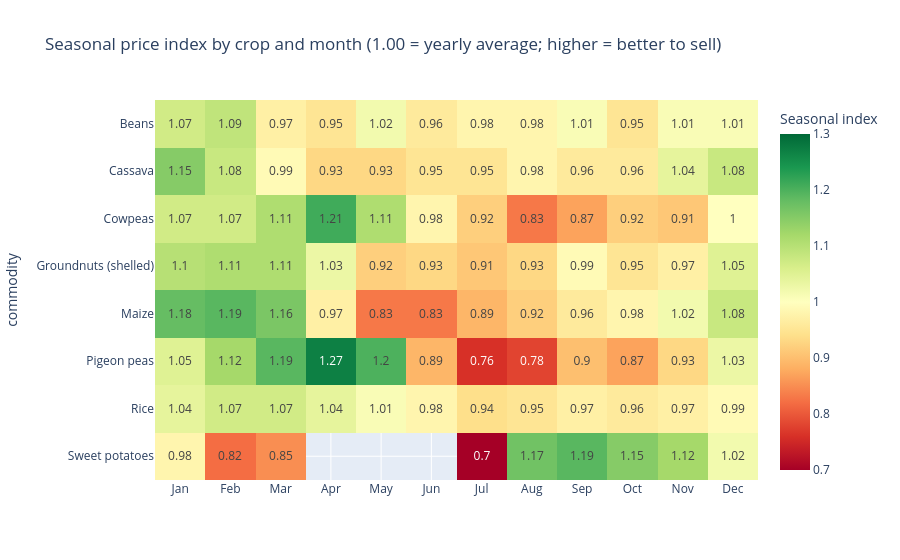

The cell this chart's notebook holds for it:
### Code cell
fig = px.imshow(index.round(2), text_auto=True, aspect="auto", color_continuous_scale="RdYlGn",
                color_continuous_midpoint=1.0,
                labels=dict(color="Seasonal index"),
                title="Seasonal price index by crop and month (1.00 = yearly average; higher = better to sell)")
fig.show()
fig.write_html(OUT / "seasonal_index_heatmap.html")

### Figure 1 — Plotly figure (JSON) as saved in the notebook; plotly's stock layout.template omitted (floating-point values rounded to 4 significant figures)
{"data": [{"coloraxis": "coloraxis", "hovertemplate": "x: %{x}<br>commodity: %{y}<br>Seasonal index: %{z}<extra></extra>", "name": "0", "texttemplate": "%{z}", "type": "heatmap", "x": ["Jan", "Feb", "Mar", "Apr", "May", "Jun", "Jul", "Aug", "Sep", "Oct", "Nov", "Dec"], "xaxis": "x", "y": ["Beans", "Cassava", "Cowpeas", "Groundnuts (shelled)", "Maize", "Pigeon peas", "Rice", "Sweet potatoes"], "yaxis": "y", "z": [[1.07, 1.09, 0.97, 0.95, 1.02, 0.96, 0.98, 0.98, 1.01, 0.95, 1.01, 1.01], [1.15, 1.08, 0.99, 0.93, 0.93, 0.95, 0.95, 0.98, 0.96, 0.96, 1.04, 1.08], [1.07, 1.07, 1.11, 1.21, 1.11, 0.98, 0.92, 0.83, 0.87, 0.92, 0.91, 1.0], [1.1, 1.11, 1.11, 1.03, 0.92, 0.93, 0.91, 0.93, 0.99, 0.95, 0.97, 1.05], [1.18, 1.19, 1.16, 0.97, 0.83, 0.83, 0.89, 0.92, 0.96, 0.98, 1.02, 1.08], [1.05, 1.12, 1.19, 1.27, 1.2, 0.89, 0.76, 0.78, 0.9, 0.87, 0.93, 1.03], [1.04, 1.07, 1.07, 1.04, 1.01, 0.98, 0.94, 0.95, 0.97, 0.96, 0.97, 0.99], [0.98, 0.82, 0.85, NaN, NaN, NaN, 0.7, 1.17, 1.19, 1.15, 1.12, 1.02]]}], "layout": {"coloraxis": {"autocolorscale": false, "cmid": 1.0, "colorbar": {"title": {"text": "Seasonal index"}}, "colorscale": [[0.0, "rgb(165,0,38)"], [0.1, "rgb(215,48,39)"], [0.2, "rgb(244,109,67)"], [0.3, "rgb(253,174,97)"], [0.4, "rgb(254,224,139)"], [0.5, "rgb(255,255,191)"], [0.6, "rgb(217,239,139)"], [0.7, "rgb(166,217,106)"], [0.8, "rgb(102,189,99)"], [0.9, "rgb(26,152,80)"], [1.0, "rgb(0,104,55)"]]}, "title": {"text": "Seasonal price index by crop and month (1.00 = yearly average; higher = better to sell)"}, "xaxis": {"anchor": "y", "domain": [0.0, 1.0]}, "yaxis": {"anchor": "x", "autorange": "reversed", "domain": [0.0, 1.0], "title": {"text": "commodity"}}}}
